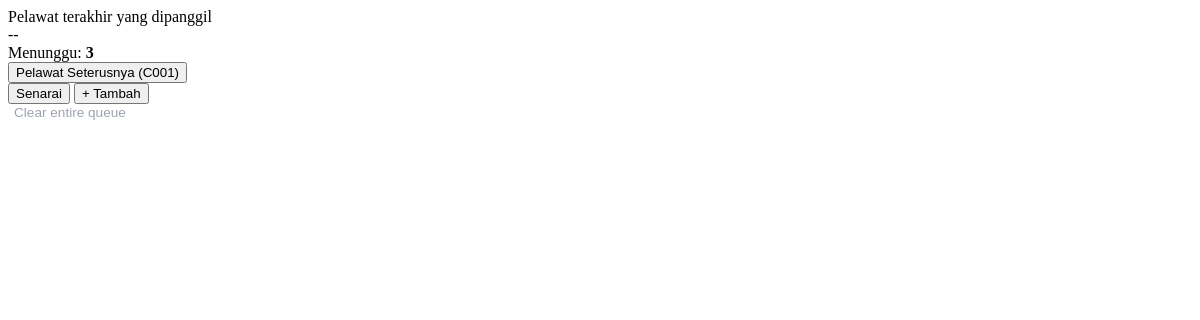
Before: /q/e34f76f6-3da0-439d-a901-6b6a148072ad/updates/ with the older database file.
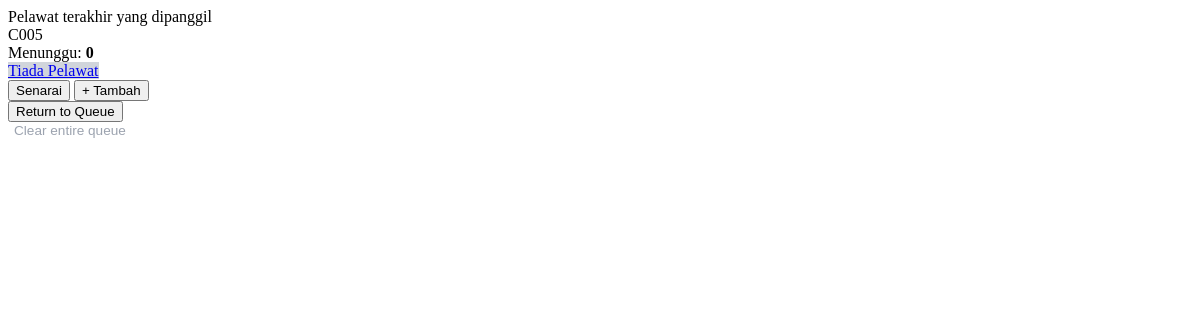
After: the same page with the newer database file.
### queues/models.py (models this page shows, shortened)
class Visitor(models.Model):
    queue = models.ForeignKey(Queue, on_delete=models.CASCADE, related_name='visitors')
    name = models.CharField(max_length=100)
    number = models.IntegerField() # Nombor giliran (101, 102...)
    joined_at = models.DateTimeField(auto_now_add=True)
    STATUS_CHOICES = [
        ('WAITING', 'Waiting'),
        ('SERVING', 'Serving'),
        ('COMPLETED', 'Completed'),
    ]
    status = models.CharField(max_length=20, choices=STATUS_CHOICES, default='WAITING')
    is_returned = models.BooleanField(default=False)
    is_invited = models.BooleanField(default=False)
    SERVICE_CHOICES = [
        ('A', 'Pendaftaran'),
        ('B', 'Pembayaran'),
        ('C', 'Pertanyaan'),
    ]
    service_type = models.CharField(max_length=1, choices=SERVICE_CHOICES, default='A')
    @property
    def ticket_number(self):
        return f"{self.service_type}{self.number:03d}"

### queues/views.py (the view)
# urls.py: path('q/<slug:slug>/updates/', views.get_admin_updates, name='get_admin_updates'),
def get_admin_updates(request, slug):
    queue = get_object_or_404(Queue, slug=slug)
    current_serving = Visitor.objects.filter(queue=queue, status='SERVING').first()
    all_waiting_visitors = Visitor.objects.filter(queue=queue, status='WAITING') \
                                          .order_by('is_returned', 'id')
    waiting_count = all_waiting_visitors.count()
    next_visitor = all_waiting_visitors.first()
    context = {
        'queue': queue,
        'current_serving': current_serving,
        'all_waiting_visitors': all_waiting_visitors,
        'waiting_count': waiting_count,
        'next_visitor': next_visitor,
    }
    return render(request, 'queues/partials/admin_board.html', context)

### queues/templates/queues/partials/admin_board.html
<div id="status-card-area" class="status-card" hx-swap-oob="true">
    <div class="status-label">Pelawat terakhir yang dipanggil</div>
    <div class="status-number" id="display-number">
        {% if current_serving %}
            {{ current_serving.ticket_number }}
        {% else %}
            --
        {% endif %}
    </div>
    <div class="status-sub">
        Menunggu: <strong>{{ waiting_count }}</strong>
    </div>
</div>
<div id="controls-area" class="controls-area" hx-swap-oob="true">
    {% if next_visitor %}
        <button
            hx-get="{% url 'call_next' queue.slug %}"
            hx-swap="none"
            class="btn-app btn-primary-app">
            Pelawat Seterusnya ({{ next_visitor.ticket_number }})
        </button>
    {% else %}
        <a href="#" class="btn-app btn-primary-app disabled" style="background-color: #d1d5db; pointer-events: none;">
            Tiada Pelawat
        </a>
    {% endif %}
    <div class="action-grid">
        <button onclick="openNumberModal()" class="btn-app btn-secondary-app">Senarai</button>
        <button onclick="openAddModal()" class="btn-app btn-secondary-app">+ Tambah</button>
    </div>
    {% if current_serving %}
    <button onclick="showConfirmModal('{{ current_serving.id }}', '{{ current_serving.ticket_number }}')" class="btn-app btn-secondary-app text-danger border-danger">
        Return to Queue
    </button>
    {% endif %}
    <div class="text-center mt-2">
        <button onclick="openRemoveModal()" style="background:none; border:none; color:#9ca3af; font-size:0.85rem; cursor:pointer;">
            Clear entire queue
        </button>
    </div>
</div>

Changed rows visible on the page:
removed Visitor: ticket_number "C001"
added Visitor: ticket_number "C005"
Other visible differences:
{{ waiting_count }}: "3" → "0"
text no longer shown: "-- Pelawat Seterusnya ( )"
text now shown: "Tiada Pelawat Return to Queue"
